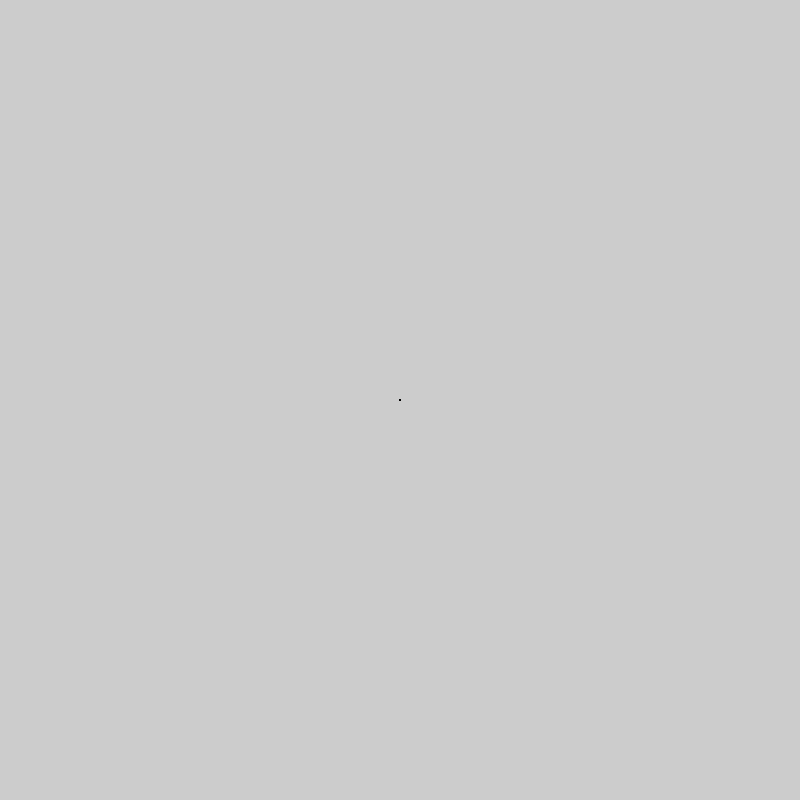
Frame 1 (no input)
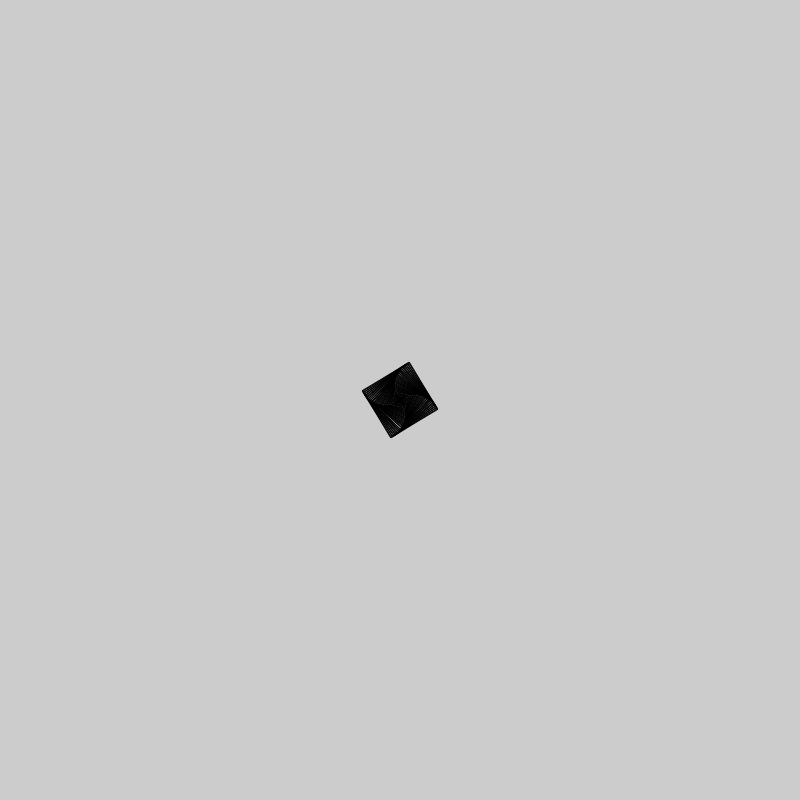
Frame 60 (the mouse pressed at the canvas centre just before this capture)
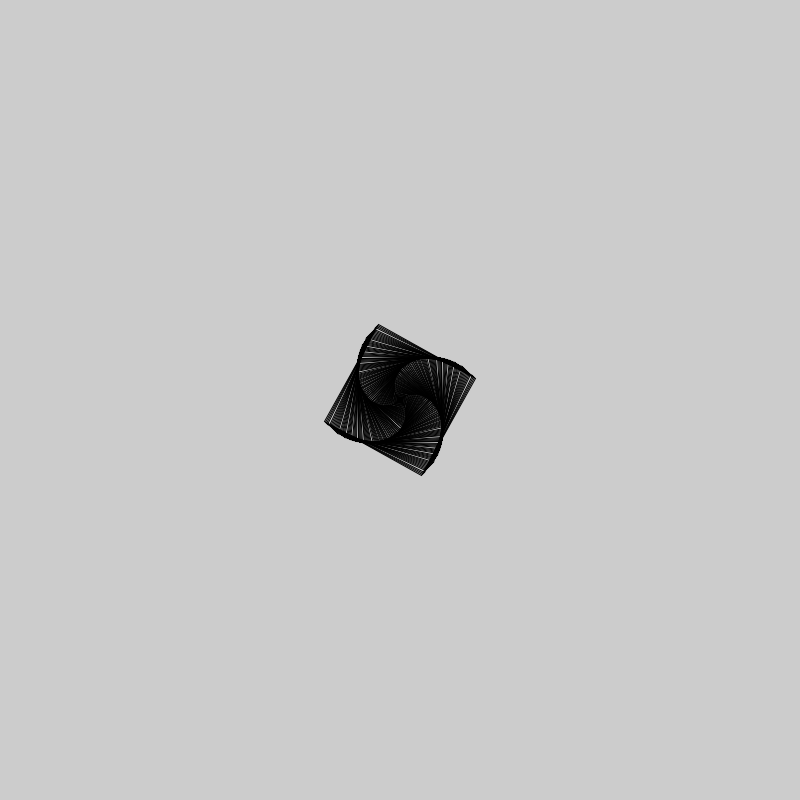
Frame 120 (the mouse held since frame 60 and released just before this capture)

The Processing sketch that drew these frames (run headless with seeded random() and noise(); from frame 60 on, the mouse is pressed at the canvas centre):

// Processing sketch: square_spiral
// ── square_spiral.pde
float size = 1;
float rotate_acc = 0;

void setup()
{
  size (800, 800);
  colorMode(HSB, 360, 100, 100);
  noFill();
  
  rectMode(CENTER);
}

void draw()
{
  translate(width/2, height/2);
  
  rotate(radians(rotate_acc));
  square(0, 0, size);
  
  size += 0.92;
  rotate_acc += 1;
}
